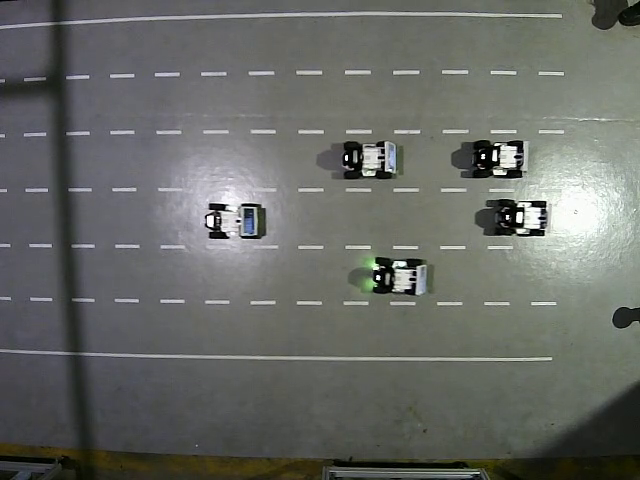
#> input picture frame 44 of src/examples/scripts/data_process/dual_cam_merge/camera1_20250702_225030-23s.mp4, 640 x 480 px, given in place of camera1_20250630_210334.mp4, which was not available
$ python video_process4.py   (older library calls are emulated)
#> lines starting #> are read from the running program, lines starting #| are printed output that depends on the picture; pictures that were not available may be replaced by others from this repository, and a replacement may not be noted
import cv2
import numpy as np

# ==== 1. 相机参数配置 ====
# 相机内参矩阵（假设640x480分辨率）
camera_matrix = np.array([[640, 0, 320],
                          [0, 640, 240],
                          [0, 0, 1]], dtype=np.float32)

# 畸变系数（桶形畸变）
dist_coeffs = np.array([-0.18, 0.02, 0, 0, 0], dtype=np.float32)  # 比之前更温和

# ==== 2. 透视变换参数 ====
frame_w, frame_h = 640, 480  # 目标分辨率

# 源点（扩大范围以保留边缘）
src_pts = np.float32([
    [30, frame_h - 30],  # 左下
    [30, 30],  # 左上
    [frame_w - 30, 30],  # 右上
    [frame_w - 30, frame_h - 30]  # 右下
])

# 目标点（保持原始宽高比）
dst_pts = np.float32([
    [0, frame_h],
    [0, 0],
    [frame_w, 0],
    [frame_w, frame_h]
])

# 计算透视变换矩阵
M_persp = cv2.getPerspectiveTransform(src_pts, dst_pts)

# ==== 3. 视频输入输出设置 ====
cap = cv2.VideoCapture("camera1_20250630_210334.mp4")
if not cap.isOpened():
    raise ValueError("无法打开视频文件！")

fps = cap.get(cv2.CAP_PROP_FPS)
actual_frame_w = int(cap.get(cv2.CAP_PROP_FRAME_WIDTH))
actual_frame_h = int(cap.get(cv2.CAP_PROP_FRAME_HEIGHT))

# 创建两个VideoWriter对象
fourcc = cv2.VideoWriter_fourcc(*'mp4v')
out_undistorted = cv2.VideoWriter("undistorted_output.mp4", fourcc, fps, (frame_w, frame_h))
out_birds_eye = cv2.VideoWriter("birds_eye_output.mp4", fourcc, fps, (frame_w, frame_h))

# ==== 4. 畸变校正映射 ====
# 保留更多边缘（alpha=1）
new_camera_matrix, _ = cv2.getOptimalNewCameraMatrix(
    camera_matrix, dist_coeffs, (frame_w, frame_h), alpha=1
)
map1, map2 = cv2.initUndistortRectifyMap(
    camera_matrix, dist_coeffs, None,
    new_camera_matrix, (frame_w, frame_h), cv2.CV_16SC2
)

# ==== 5. 处理每一帧 ====
print("处理中... (按Q键可中断)")
while cap.isOpened():
    ret, frame = cap.read()
#> frame is the input picture: shape (480, 640, 3); mean B, G, R 102.2, 106.4, 104
    if not ret:
        break

    # 畸变校正
    undistorted = cv2.remap(frame, map1, map2, cv2.INTER_LINEAR)
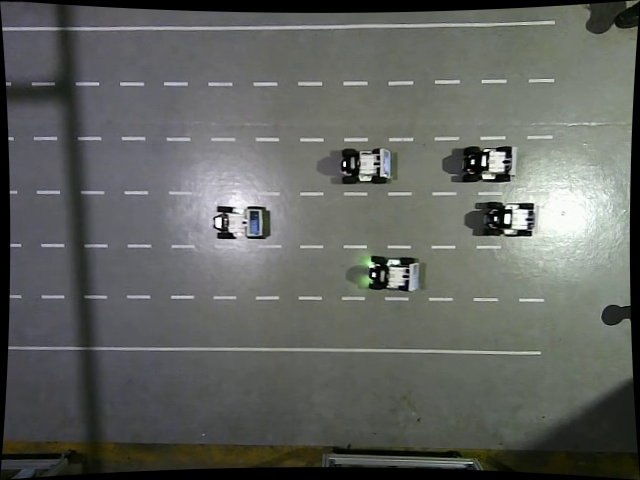
#> undistorted: shape (480, 640, 3); mean B, G, R 95.6, 99.6, 97.3

    # 透视变换（鸟瞰图）
    birds_eye = cv2.warpPerspective(undistorted, M_persp, (frame_w, frame_h))
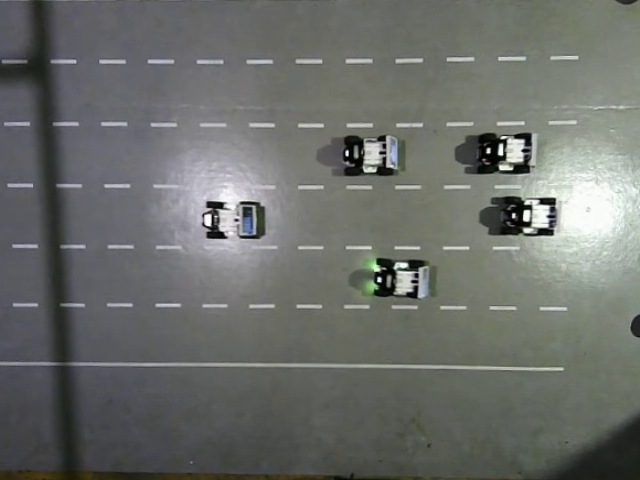
#> birds_eye: shape (480, 640, 3); mean B, G, R 106, 109.9, 107.4

    # 保存两个视频
    out_undistorted.write(undistorted)
    out_birds_eye.write(birds_eye)

    # 实时预览（三合一画面）
    preview = np.hstack([
        cv2.resize(frame, (320, 240)),  # 原始帧
        cv2.resize(undistorted, (320, 240)),  # 校正帧
        cv2.resize(birds_eye, (320, 240))  # 鸟瞰图
    ])
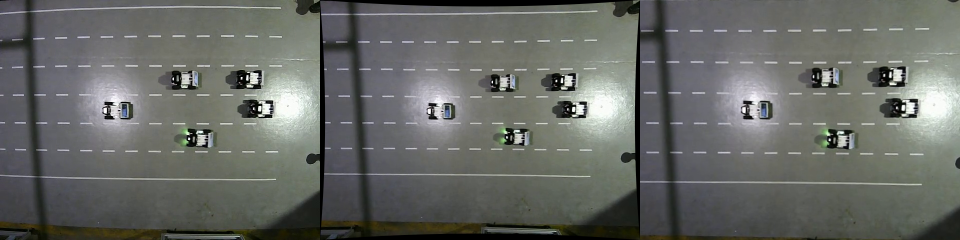
#> preview: shape (240, 960, 3); mean B, G, R 101.4, 105.4, 103
    # 添加标签
    cv2.putText(preview, "Original", (10, 20), cv2.FONT_HERSHEY_SIMPLEX, 0.6, (0, 255, 0), 2)
    cv2.putText(preview, "Undistorted", (330, 20), cv2.FONT_HERSHEY_SIMPLEX, 0.6, (0, 255, 0), 2)
    cv2.putText(preview, "Birds-Eye", (650, 20), cv2.FONT_HERSHEY_SIMPLEX, 0.6, (0, 255, 0), 2)
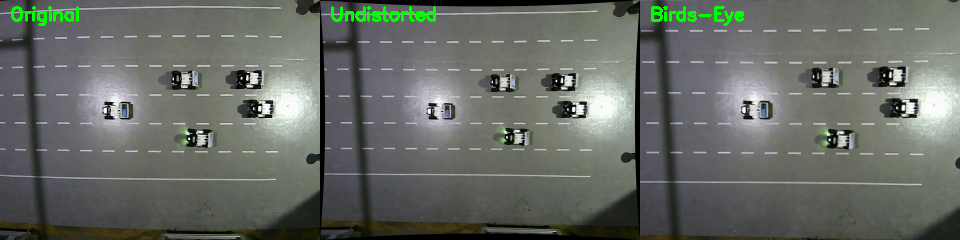
#> preview: shape (240, 960, 3); mean B, G, R 100.5, 106.8, 102.2
    cv2.imshow("Processing Preview", preview)

    if cv2.waitKey(1) & 0xFF == ord('q'):
#> (key q is pressed here)
        break

# ==== 6. 释放资源 ====
cap.release()
out_undistorted.release()
out_birds_eye.release()
cv2.destroyAllWindows()
print("✅ 处理完成！生成两个视频：")
print(f"1. 畸变校正视频: undistorted_output.mp4")
print(f"2. 鸟瞰图视频: birds_eye_output.mp4")

$ run again, starting later in the video
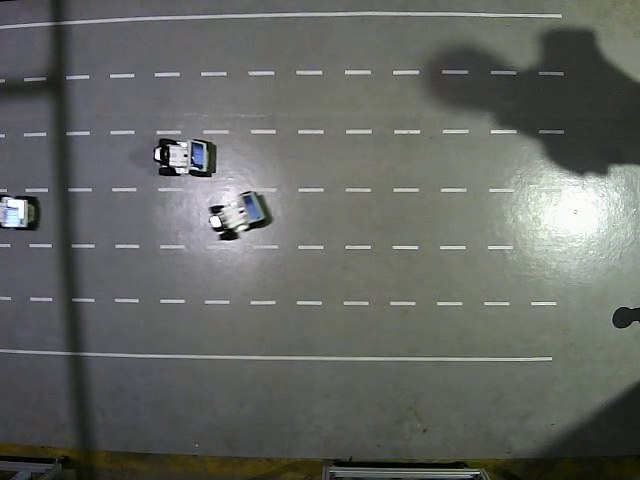
#> input picture frame 198 of src/examples/scripts/data_process/dual_cam_merge/camera1_20250702_225030-23s.mp4, 640 x 480 px, given in place of camera1_20250630_210334.mp4, which was not available
#> frame is the input picture: shape (480, 640, 3); mean B, G, R 98.6, 102.9, 100.7
#> `undistorted = cv2.remap(frame, map1, map2, cv2.INTER_LINEAR)`:
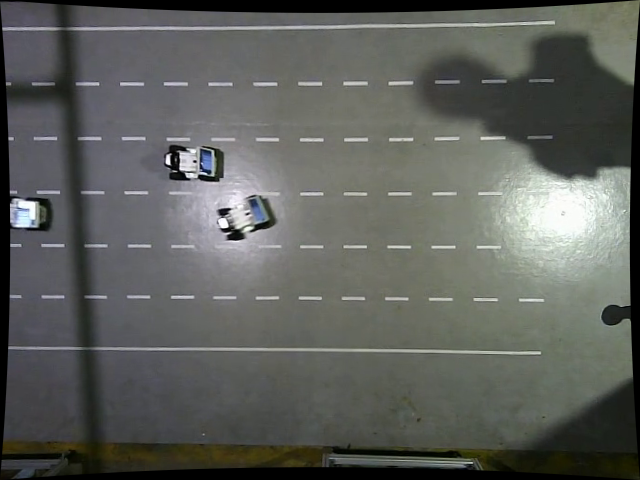
#> undistorted: shape (480, 640, 3); mean B, G, R 92, 96.1, 93.9
#> `cv2.putText(preview, "Birds-Eye", (650, 20), cv2.FONT_HERSHEY_SIMPLEX,..`:
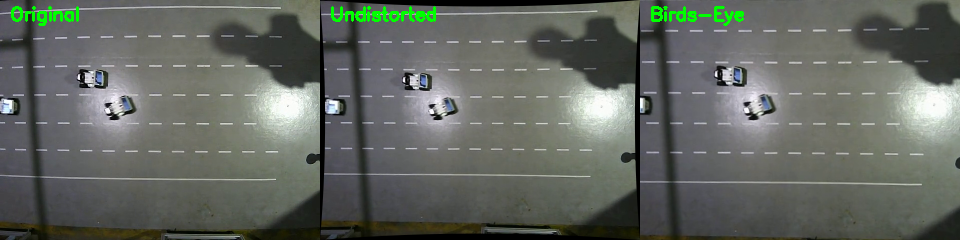
#> preview: shape (240, 960, 3); mean B, G, R 96.7, 103.1, 98.6

$ run again, starting later in the video
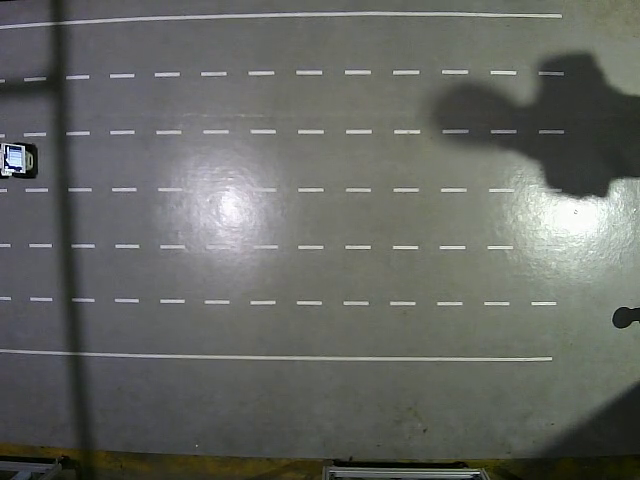
#> input picture frame 353 of src/examples/scripts/data_process/dual_cam_merge/camera1_20250702_225030-23s.mp4, 640 x 480 px, given in place of camera1_20250630_210334.mp4, which was not available
#> frame is the input picture: shape (480, 640, 3); mean B, G, R 98.8, 103.3, 101.2
#> `undistorted = cv2.remap(frame, map1, map2, cv2.INTER_LINEAR)`:
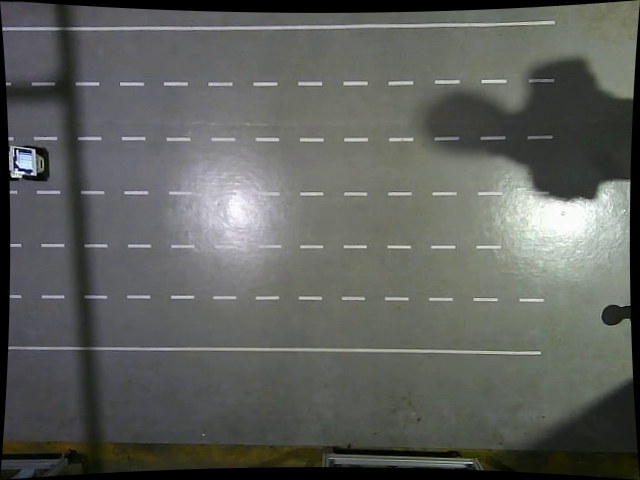
#> undistorted: shape (480, 640, 3); mean B, G, R 92.2, 96.4, 94.4
#> `cv2.putText(preview, "Birds-Eye", (650, 20), cv2.FONT_HERSHEY_SIMPLEX,..`:
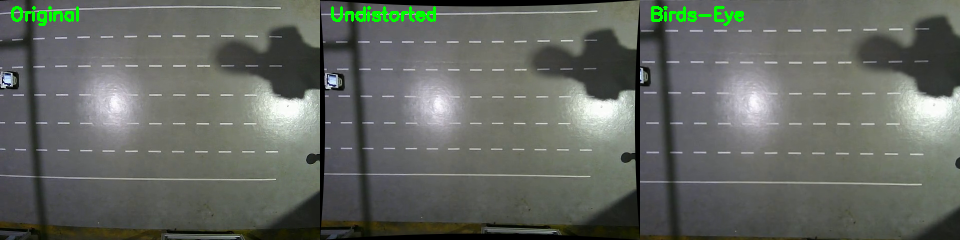
#> preview: shape (240, 960, 3); mean B, G, R 96.9, 103.5, 99.1
